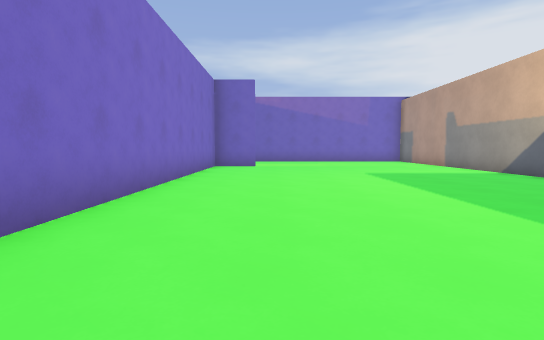
View 1 (above)

18 first-person views from a walk through a Godot game level. The camera is 1.2 m above the floor, tilts 4° down and sees 80° across. The floor is counted in squares, 1.8 m on a side. Each view is taken from the middle of a square. On the plan, view 1 faces up. The plan holds only what a view shows up to about 10 squares ahead; the rest is blank. The place goes on beyond the plan. Characters and animated objects are left out. Surface patterns are stand-ins for the level's own textures.

View 2
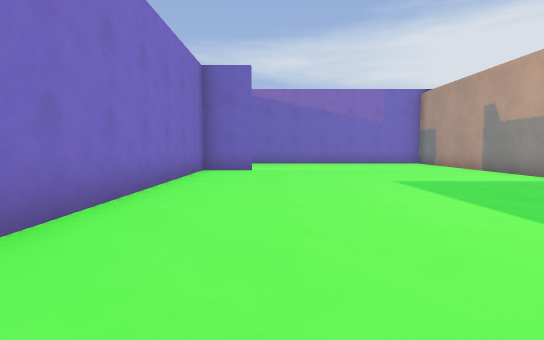

View 3
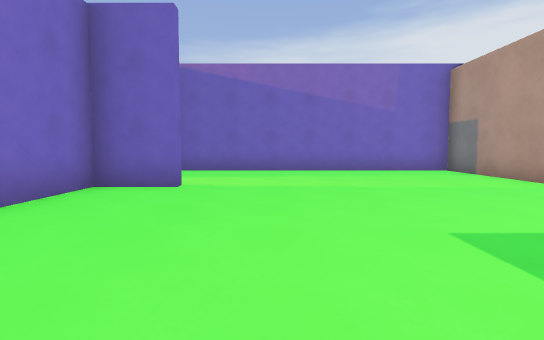

View 4
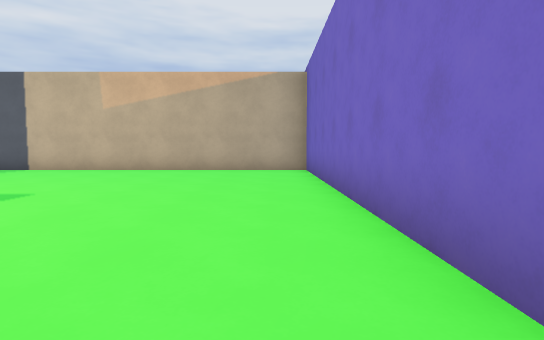

View 5
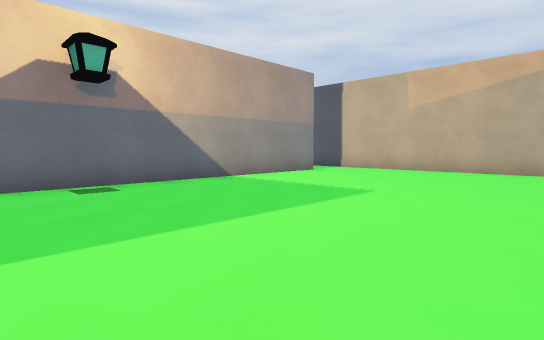

View 6
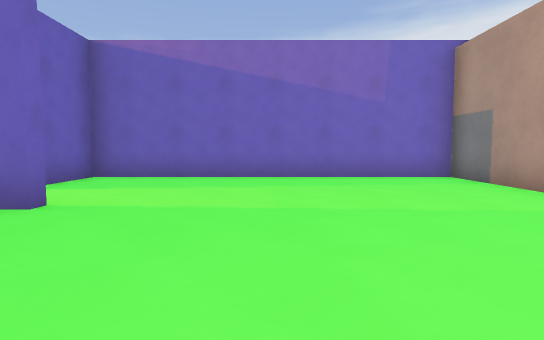

View 7
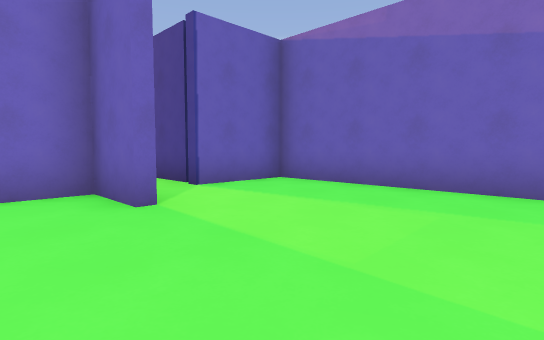

View 8
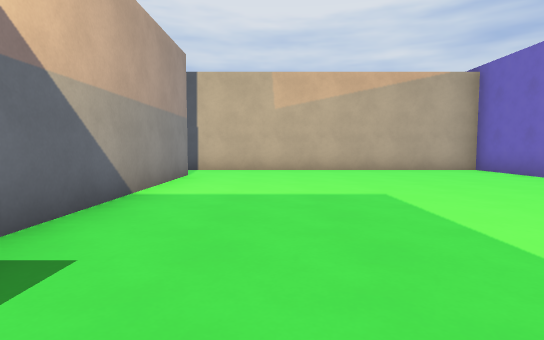

View 9
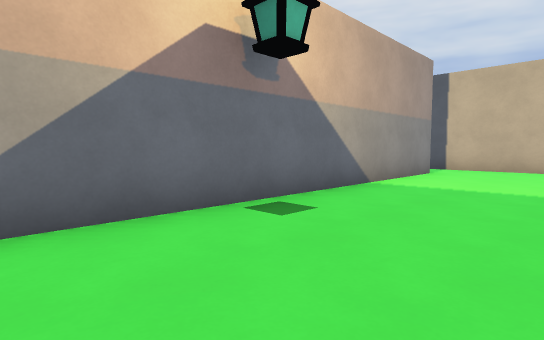

View 10
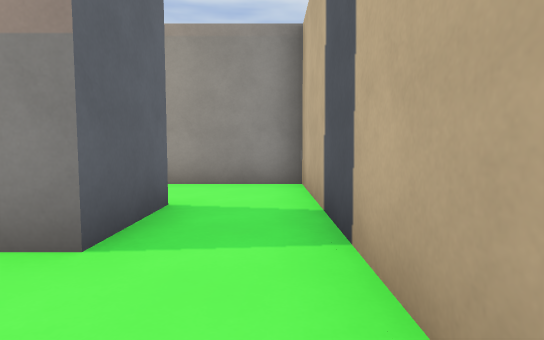

View 11
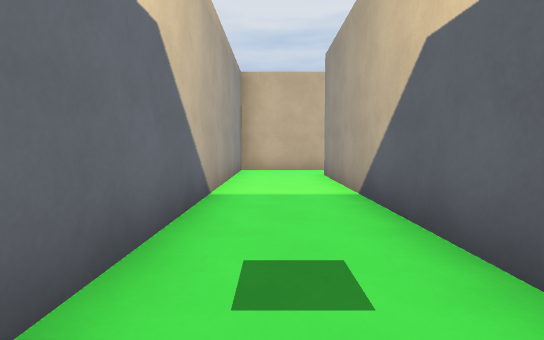

View 12
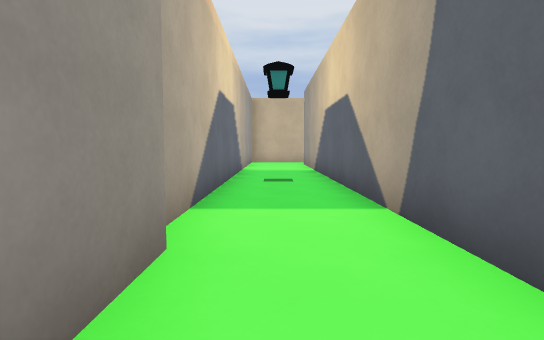

View 13
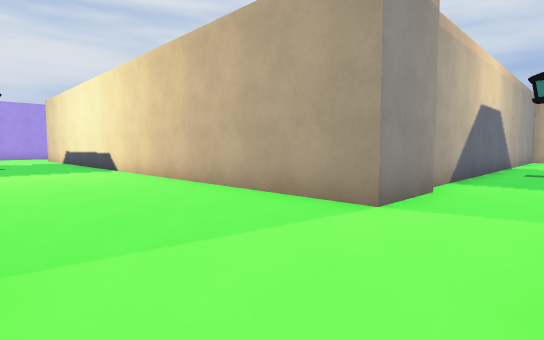

View 14
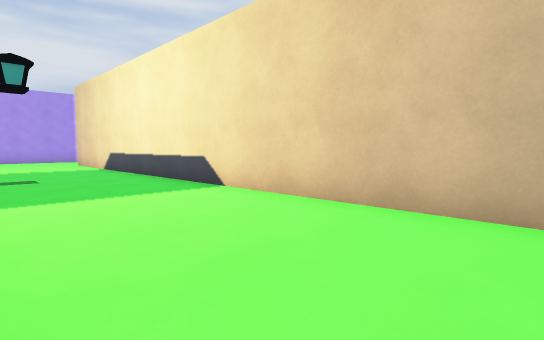

View 15
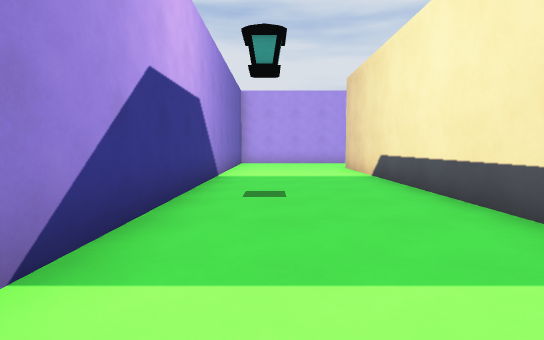

View 16
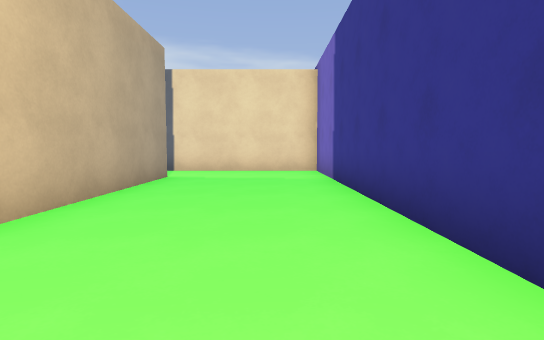

View 17
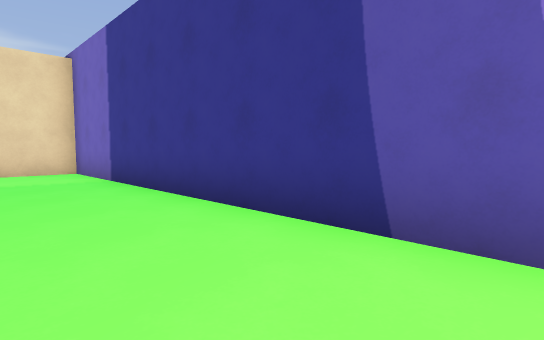

View 18
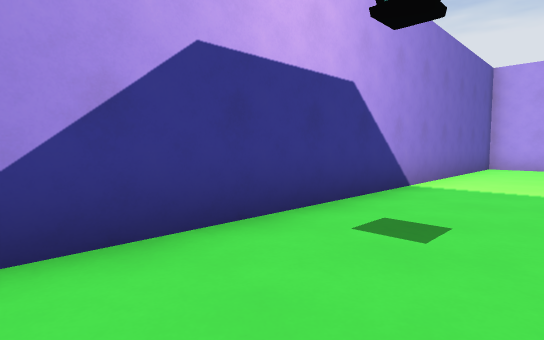

### Floor plan
Points are (right, up) in squares from view 1. A wall is a line through its corners. A room is listed if a view was taken in it or the views show most of it. See-through windows are left out.
Room 1 (views 1, 2, 3, 4, 5, 6, 7, 8, 9, 10)
walls: (-0.5, 11.5) (-2, 11.5) (-2, -2.6) (5.4, -2.6); (6, -0.8) (6, 15.3) (-2, 15.3) (-2, 13)
ways out: opening at (6.5, -2) to room 2
Room 2 (views 11, 12, 13, 14, 15, 16, 17, 18)
walls: (9.7, 9.9) (9.7, 11.6) (26, 11.6); (27.5, 15.3) (7.7, 15.3) (7.7, -0.8) (6, -0.8); (5.4, -2.6) (9.9, -2.6) (9.9, 9.4)
ways out: opening at (6.5, -2) to room 1

Where each view was taken, in squares from view 1:
view 1: 0 up, 0 right, facing up
view 2: 2 up, 0 right, facing up
view 3: 6 up, 1 right, facing up
view 4: 7 up, 1 left, facing down
view 5: 7 up, 0 right, facing down-right
view 6: 8 up, 2 right, facing up
view 7: 10 up, 3 right, facing up-left
view 8: 7 up, 4 right, facing down
view 9: 8 up, 3 right, facing down-right
view 10: 2 down, 4 right, facing right
view 11: 7 up, 9 right, facing down
view 12: 12 up, 9 right, facing down
view 13: 15 up, 8 right, facing down-right
view 14: 15 up, 13 right, facing down-right
view 15: 14 up, 16 right, facing right
view 16: 14 up, 17 right, facing left
view 17: 13 up, 17 right, facing up-left
view 18: 13 up, 18 right, facing up-right
